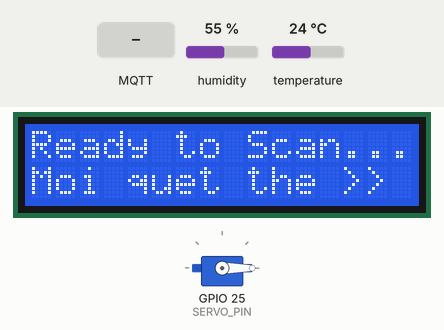
The sketch below on a simulated ESP32. Parts: 16×2 character LCD, servo. The inputs (shaded band) are chosen by the test bench; at power-on: humidity 55 %, temperature 24 °C. WiFi joins after 1.5 s; servers stay silent unless stated; the local clock reads 2024-03-15 10:24:30 at power-on unless the sketch sets it; random numbers use the default seed unless the sketch sets one; no MQTT or app messages arrive unless stated; web services answer with replies made up by the test bench; what the sketch prints to the serial monitor is not drawn.

Above: at 5.9 s.
6.0 s: MQTT message "open" arrives on the second subscribed topic
At 6.8 s:
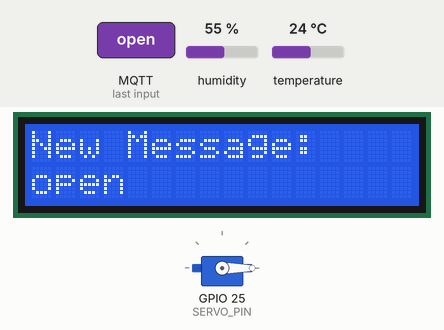
12.5 s: MQTT message "close" arrives on the second subscribed topic
At 13.9 s:
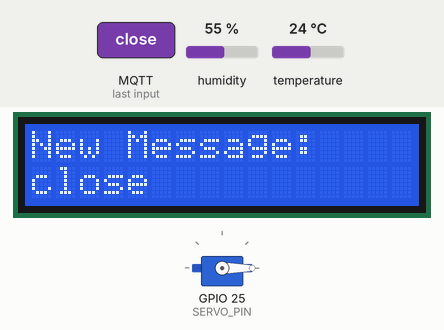
19.0 s: MQTT message "1" arrives on the second subscribed topic
At 19.7 s:
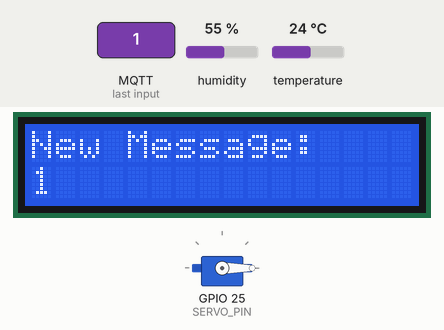
25.5 s: MQTT message "on" arrives on the second subscribed topic
At 26.5 s:
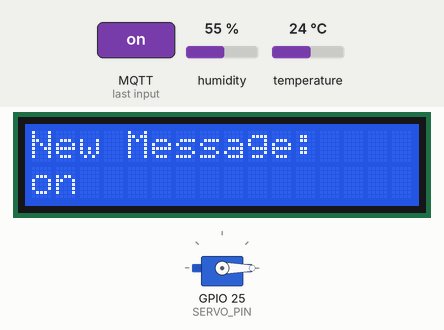
32.1 s: MQTT message "off" arrives on the second subscribed topic
At 32.5 s:
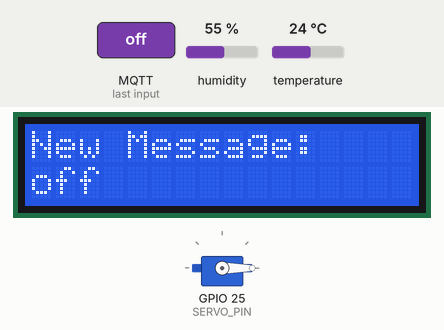
Timing chart, 0 to 35.1 s (numbered marks = the images above; inputs shaded):
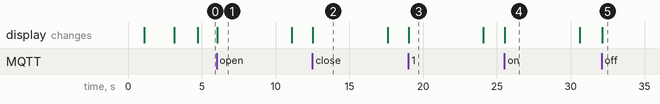

Measured:
- after the input at 6.0 s, the display: changes at once (image 1)
- after the input at 12.5 s, the display: changes at once (image 2)
- after the input at 19.0 s, the display: changes at once (image 3)
- after the input at 25.5 s, the display: changes at once (image 4)
- after the input at 32.1 s, the display: changes at once (image 5)
- what the display in image 1 shows lasts 5.1 s, from 6.0 s to 11.1 s

The sketch:

esp32.ino
```cpp
#include <WiFi.h>
#include <WiFiClientSecure.h>
#include <PubSubClient.h>
#include <ArduinoJson.h>
#include <time.h>

#include "wifi_setup.h"
#include "servo_setup.h"
#include "dht_setup.h"
#include "lcd_setup.h"   // NEW
#include "rfid_setup.h"  // NEW

// ===========================
// MQTT CONFIG (HiveMQ Cloud)
// ===========================
const char* MQTT_SERVER   = "0f9083f82a914f0dadbb8e63ead02e07.s1.eu.hivemq.cloud";
const int   MQTT_PORT     = 8883;
const char* MQTT_USER     = "pqminh";
const char* MQTT_PASS     = "pKH478Dyjpc6fW@";

// Servo topics
const char* SERVO_CMD_TOPIC    = "smart_greenhouse/door/cmd";
const char* SERVO_STATUS_TOPIC = "smart_greenhouse/door/status";

// DHT topic
const char* MQTT_TOPIC_DHT  = "sensors/temperature_humidity/readings";

// RFID topic (từ code bạn bạn)
const char* MQTT_TOPIC_RFID = "greenhouse/rfid/scan";

// LCD topic (nhận message hiển thị – giữ đúng tên code bạn)
const char* MQTT_TOPIC_LCD_MESSAGE = "greenhouse/lcd/message";

// ===========================
// MQTT CLIENT
// ===========================
WiFiClientSecure espClient;
PubSubClient mqttClient(espClient);

// Servo (from servo_setup.h)
DoorServo doorServo;

// LCD & RFID objects (dùng trong các header)
LiquidCrystal_I2C lcd(LCD_ADDR, LCD_COLS, LCD_ROWS);
MFRC522           rfid(RFID_SS_PIN, RFID_RST_PIN);

// ===========================
// MQTT CALLBACK
// ===========================
void mqttCallback(char* topic, byte* payload, unsigned int len) {
  String msg;
  for (int i = 0; i < (int)len; i++) {
    msg += (char)payload[i];
  }

  Serial.print("\n[MESSAGE] ");
  Serial.print(topic);
  Serial.print(": ");
  Serial.println(msg);

  // 1. Lệnh điều khiển cửa (JSON) cho servo
  if (String(topic) == SERVO_CMD_TOPIC) {
    StaticJsonDocument<128> doc;
    if (deserializeJson(doc, msg)) {
      Serial.println("JSON parse error");
      return;
    }

    String action = doc["action"] | "";
    action.toLowerCase();

    if (action == "open") {
      Serial.println(">> Command: OPEN");
      doorServo.openDoor();
      mqttClient.publish(SERVO_STATUS_TOPIC, "OPENED");
    } else if (action == "close") {
      Serial.println(">> Command: CLOSE");
      doorServo.closeDoor();
      mqttClient.publish(SERVO_STATUS_TOPIC, "CLOSED");
    } else {
      Serial.println("Unknown action");
    }
  }

  // 2. Tin nhắn hiển thị LCD từ Web
  if (String(topic) == MQTT_TOPIC_LCD_MESSAGE) {
    lcdShowMessageFromWeb(msg);   // logic hiển thị giống code bạn
  }
}

// ===========================
// MQTT RECONNECT
// ===========================
void mqttReconnect() {
  while (!mqttClient.connected()) {
    Serial.print("Connecting MQTT...");

    String clientId = "ESP-MAIN-" + String(random(0xffff), HEX);

    if (mqttClient.connect(clientId.c_str(), MQTT_USER, MQTT_PASS)) {
      Serial.println("connected!");
      // Subscribe servo
      mqttClient.subscribe(SERVO_CMD_TOPIC);
      Serial.print("Subscribed: ");
      Serial.println(SERVO_CMD_TOPIC);

      // Subscribe nhận message LCD
      mqttClient.subscribe(MQTT_TOPIC_LCD_MESSAGE);
      Serial.print("Subscribed: ");
      Serial.println(MQTT_TOPIC_LCD_MESSAGE);

    } else {
      Serial.print("fail rc=");
      Serial.print(mqttClient.state());
      Serial.println(" -> retry in 3s");
      delay(3000);
    }
  }
}

// ===========================
// SETUP
// ===========================
unsigned long lastSensor = 0;
const long SENSOR_INTERVAL = 5000; // 5s

void setup() {
  Serial.begin(115200);
  delay(1000);

  // 0. LCD
  lcdSetup();  // màn hình chào + backlight

  // 1. Servo
  doorServo.begin();
  Serial.println("Servo initialized (door CLOSED).");

  // 2. WiFi (WiFiManager trên sản phẩm thật)
  wifiSetup();

  // 3. NTP time (cho timestamp DHT)
  configTime(0, 0, "pool.ntp.org", "time.nist.gov");
  Serial.println("Waiting for NTP time sync...");
  while (time(nullptr) < 100000) {
    delay(200);
    Serial.print(".");
  }
  Serial.println("\nTime synced!");

  // 4. DHT
  dhtSetup();

  // 5. RFID
  rfidSetup();

  // 6. MQTT
  espClient.setInsecure();  // TLS nhưng bỏ kiểm tra cert cho tiện demo
  mqttClient.setServer(MQTT_SERVER, MQTT_PORT);
  mqttClient.setCallback(mqttCallback);

  // Màn hình chờ mặc định cho LCD
  lcdShowDefaultScreen();

  Serial.println("System ready (WiFi + MQTT + Servo + DHT + RFID + LCD).");
}

// ===========================
// LOOP
// ===========================
void loop() {
  if (!mqttClient.connected()) {
    mqttReconnect();
  }
  mqttClient.loop();

  unsigned long now = millis();

  // Publish DHT data every 5s
  if (now - lastSensor > SENSOR_INTERVAL) {
    lastSensor = now;
    publishDHT();
  }

  // Xử lý RFID liên tục (quét -> LCD -> MQTT)
  handleRFID();
}
```

dht_setup.h
```cpp
#pragma once

#include <DHT.h>
#include <ArduinoJson.h>
#include <time.h>
#include <PubSubClient.h>
#include <WiFi.h>

// DHT11: đấu DATA vào GPIO4, VCC 3.3V, GND
#define DHT_PIN   4
#define DHT_TYPE  DHT11

// Hai biến này được định nghĩa trong .ino
extern const char* MQTT_TOPIC_DHT;
extern PubSubClient mqttClient;

DHT dht(DHT_PIN, DHT_TYPE);

// ======================
// THINGSPEAK CONFIG
// ======================
const char* TS_HOST      = "api.thingspeak.com";
const int   TS_PORT      = 80;  // dùng HTTP, không cần SSL cho demo
const char* TS_WRITE_KEY = "UYDPTI3DGKAME2BD"; // <- sửa thành key của bạn

// Biến thời gian cho ThingSpeak
unsigned long lastThingSpeak = 0;
const unsigned long TS_INTERVAL = 20000; // 20s

WiFiClient tsClient;  // client thường để gửi HTTP request

void sendToThingSpeak(float t, float h) {
  unsigned long now = millis();
  if (now - lastThingSpeak < TS_INTERVAL) {
    return;  // chưa đến lúc gửi, tránh vượt rate limit
  }
  lastThingSpeak = now;

  if (WiFi.status() != WL_CONNECTED) {
    Serial.println("[TS] WiFi not connected, skip.");
    return;
  }

  if (!tsClient.connect(TS_HOST, TS_PORT)) {
    Serial.println("[TS] Connection failed");
    return;
  }

  // Chuẩn bị đường dẫn với API key & fields
  String url = "/update?api_key=";
  url += TS_WRITE_KEY;
  url += "&field1=";
  url += String(t, 2);
  url += "&field2=";
  url += String(h, 2);

  // Gửi HTTP GET
  String request =
    String("GET ") + url + " HTTP/1.1\r\n" +
    "Host: " + TS_HOST + "\r\n" +
    "Connection: close\r\n\r\n";

  tsClient.print(request);

  Serial.print("[TS] Request: ");
  Serial.println(url);

  // Đọc response (không bắt buộc, đọc sơ cho biết)
  while (tsClient.connected() || tsClient.available()) {
    if (tsClient.available()) {
      String line = tsClient.readStringUntil('\n');
      // Nếu muốn debug thì in line ra, còn không có thể bỏ
      // Serial.println(line);
    }
  }

  tsClient.stop();
  Serial.println("[TS] Done send.");
}

String sensor_getTimestamp() {
  struct tm timeinfo;
  if (!getLocalTime(&timeinfo)) {
    return "1970-01-01T00:00:00+00:00";
  }
  char buf[30];
  strftime(buf, sizeof(buf), "%Y-%m-%dT%H:%M:%S+00:00", &timeinfo);
  return String(buf);
}

void dhtSetup() {
  dht.begin();
  Serial.println("DHT11 initialized.");
}

void publishDHT() {
  float h = dht.readHumidity();
  float t = dht.readTemperature();

  if (isnan(h) || isnan(t)) {
    Serial.println("DHT read failed!");
    return;
  }

  JsonDocument doc;
  doc["temperature"] = t;
  doc["humidity"]    = h;
  doc["timestamp"]   = sensor_getTimestamp();

  char buf[256];
  serializeJson(doc, buf);

  mqttClient.publish(MQTT_TOPIC_DHT, buf);

  Serial.print("DHT Published: ");
  Serial.println(buf);

  sendToThingSpeak(t, h);
}
```

rfid_setup.h
```cpp
#pragma once
#include <Arduino.h>
#include <SPI.h>
#include <MFRC522.h>

// Chân RFID giống code bạn
#define RFID_SS_PIN  5   // SDA
#define RFID_RST_PIN 27  // RST

// Các đối tượng/biến toàn cục được tạo & định nghĩa ở esp32.ino
extern MFRC522 rfid;
extern PubSubClient mqttClient;
extern const char* MQTT_TOPIC_RFID;      // "greenhouse/rfid/scan"

// Các hàm LCD được định nghĩa trong lcd_setup.h
void lcdShowScanScreen(const String &uidRaw);
void lcdShowDefaultScreen();

// Khởi tạo SPI + RC522
inline void rfidSetup() {
  SPI.begin();                 // VSPI mặc định: SCK=18, MISO=19, MOSI=23
  rfid.PCD_Init();
  rfid.PCD_SetAntennaGain(rfid.RxGain_max);

  // Có thể in version để debug nếu cần
  byte v = rfid.PCD_ReadRegister(MFRC522::VersionReg);
  Serial.print("RC522 VersionReg = 0x");
  Serial.println(v, HEX);
}

// Xử lý quét RFID + publish MQTT (logic sửa lại giống hardware simulator)
// Không tự ý update LCD, không delay
inline void handleRFID() {
  // 1. Kiểm tra có thẻ mới không
  if (!rfid.PICC_IsNewCardPresent()) return;
  if (!rfid.PICC_ReadCardSerial())   return;

  // 2. Lấy UID dạng hex liền (KHÔNG có khoảng trắng, giống code bạn)
  String uidRaw = "";
  for (byte i = 0; i < rfid.uid.size; i++) {
    uidRaw += String(rfid.uid.uidByte[i] < 0x10 ? "0" : "");
    uidRaw += String(rfid.uid.uidByte[i], HEX);
  }
  uidRaw.toUpperCase();

  Serial.print("[RFID] UID = ");
  Serial.println(uidRaw);

  // 3. Gửi JSON lên MQTT topic_scan (giữ đúng payload cũ)
  String payload = "{\"uid\": \"" + uidRaw +
                   "\", \"status\": \"Scan & Capture\"}";
  mqttClient.publish(MQTT_TOPIC_RFID, payload.c_str());
  Serial.print("Publish to ");
  Serial.print(MQTT_TOPIC_RFID);
  Serial.print(": ");
  Serial.println(payload);

  // 4. Dừng giao tiếp với thẻ
  rfid.PICC_HaltA();
  rfid.PCD_StopCrypto1();

  // Xóa delay(3000) và lcdShowDefaultScreen để tránh chặn luồng
}
```

servo_setup.h
```cpp
#pragma once
#include <ESP32Servo.h>

// CHÂN SERVO: bạn đấu dây tín hiệu servo vào GPIO25 của NodeMCU
#define SERVO_PIN         25
#define SERVO_OPEN_ANGLE  90
#define SERVO_CLOSE_ANGLE 0

class DoorServo {
public:
  void begin() {
    servo.attach(SERVO_PIN);
    closeDoor();   // mặc định đóng cửa
  }

  void openDoor() {
    servo.write(SERVO_OPEN_ANGLE);
    is_open = true;
  }

  void closeDoor() {
    servo.write(SERVO_CLOSE_ANGLE);
    is_open = false;
  }

  void toggleDoor() {
    if (is_open) closeDoor();
    else openDoor();
  }

  bool isOpen() const { return is_open; }

private:
  Servo servo;
  bool  is_open = false;
};

// Khai báo extern – định nghĩa thật nằm trong .ino
extern DoorServo doorServo;
```

wifi_setup.h
```cpp
#ifndef WIFI_H
#define WIFI_H

#include <WiFi.h>
#include <WiFiManager.h>   // Thư viện WiFiManager (tzapu)

// Thời gian timeout portal cấu hình (giây)
#define CONFIG_TIMEOUT 180

void wifiSetup()
{
    const char *apName     = "SmartGreenhouse-Setup";
    const char *apPassword = "12345678";

    WiFiManager wifiManager;

    Serial.println("\n=== SMART GREENHOUSE KHỞI ĐỘNG ===");
    Serial.println("Phiên bản: 1.0");
    Serial.println("Nhóm: IoT-Group08");

    // Khi chạy sản phẩm thật, NÊN comment dòng này lại sau khi đã cấu hình WiFi ổn định
    wifiManager.resetSettings();

    wifiManager.setConfigPortalTimeout(CONFIG_TIMEOUT);

    // ======= Giao diện portal (giữ style giống repo) =======
    wifiManager.setCustomHeadElement(R"rawliteral(
  <style>
    body {
      background: linear-gradient(135deg, #74ebd5 0%, #9face6 100%);
      font-family: 'Segoe UI', Tahoma, sans-serif;
      color: #333;
      text-align: center;
      padding: 20px;
      margin: 0;
      min-height: 100vh;
      display: flex;
      flex-direction: column;
      justify-content: center;
    }
    .container {
      max-width: 450px;
      margin: 0 auto;
    }
    h1 {
      color: #2c3e50;
      font-size: 32px;
      margin-bottom: 10px;
      text-shadow: 0 2px 4px rgba(0,0,0,0.1);
    }
    .info {
      font-size: 16px;
      color: #555;
      margin-bottom: 25px;
      line-height: 1.5;
    }
    .version {
      font-size: 12px;
      color: #777;
      margin-bottom: 20px;
    }
    form {
      background: rgba(255,255,255,0.95);
      backdrop-filter: blur(10px);
      padding: 30px;
      border-radius: 20px;
      box-shadow: 0 15px 35px rgba(0,0,0,0.1);
      border: 1px solid rgba(255,255,255,0.2);
    }
    label {
      display: block;
      text-align: left;
      font-weight: 600;
      margin-bottom: 5px;
      color: #2c3e50;
    }
    input[type='text'], input[type='password'] {
      width: calc(100% - 20px);
      padding: 12px 10px;
      margin-bottom: 20px;
      border: 2px solid #e0e0e0;
      border-radius: 10px;
      font-size: 14px;
      transition: border-color 0.3s ease;
    }
    input[type='text']:focus, input[type='password']:focus {
      outline: none;
      border-color: #3498db;
      box-shadow: 0 0 10px rgba(52, 152, 219, 0.2);
    }
    input[type='submit'] {
      background: linear-gradient(135deg, #3498db, #2980b9);
      color: white;
      border: none;
      padding: 12px 30px;
      border-radius: 10px;
      cursor: pointer;
      font-size: 16px;
      font-weight: 600;
      width: 100%;
      transition: transform 0.2s ease;
    }
    input[type='submit']:hover {
      transform: translateY(-2px);
      box-shadow: 0 5px 15px rgba(52, 152, 219, 0.4);
    }
    .footer {
      margin-top: 20px;
      font-size: 12px;
      color: #666;
    }
    @media (max-width: 480px) {
      body { padding: 10px; }
      h1 { font-size: 24px; }
      form { padding: 20px; }
    }
  </style>
  <meta name="viewport" content="width=device-width, initial-scale=1.0">
  <div class="container">
    <h1>🌿 Smart Greenhouse</h1>
    <p class="version">IoT-Group08 | Version 1.0</p>
    <p class="info">
      Vui lòng kết nối WiFi cho hệ thống nhà kính thông minh.<br>
      Thiết bị sẽ tự động khởi động lại sau khi kết nối thành công.
    </p>
  </div>
  )rawliteral");

    wifiManager.setCustomMenuHTML(R"rawliteral(
    <div class="footer">
      <p>💡 Mẹo: Hãy chắc chắn rằng mật khẩu WiFi chính xác</p>
      <p>🔧 Cần hỗ trợ? Liên hệ nhóm IoT-Group08</p>
    </div>
  )rawliteral");

    // Callback khi ESP32 vào chế độ AP cấu hình WiFi
    wifiManager.setAPCallback([](WiFiManager *myWiFiManager)
    {
        Serial.println("\n=== CHẾ ĐỘ CẤU HÌNH WIFI (AP MODE) ===");
        Serial.print("Tên WiFi AP (SSID): ");
        Serial.println(myWiFiManager->getConfigPortalSSID());
        Serial.println("Mật khẩu AP: 12345678");
        Serial.print("Địa chỉ web cấu hình: http://");
        Serial.println(WiFi.softAPIP());
        Serial.println("=======================================");
    });

    wifiManager.setSaveConfigCallback([](){
        Serial.println("Cấu hình WiFi đã được lưu vào flash!");
    });

    Serial.println("Đang thử kết nối WiFi đã lưu...");

    if (!wifiManager.autoConnect(apName, apPassword))
    {
        Serial.println("Timeout trong chế độ cấu hình WiFi.");
        Serial.println("Khởi động lại thiết bị...");
        delay(3000);
        ESP.restart();
    }

    Serial.println("\n=============================================");
    Serial.println("ĐÃ KẾT NỐI WIFI THÀNH CÔNG!");
    Serial.print("Tên WiFi (SSID): ");
    Serial.println(WiFi.SSID());
    Serial.print("IP ESP32: ");
    Serial.println(WiFi.localIP());
    Serial.print("Cường độ tín hiệu: ");
    Serial.print(WiFi.RSSI());
    Serial.println(" dBm");
    Serial.print("MAC address: ");
    Serial.println(WiFi.macAddress());
    Serial.println("=============================================");
}

#endif
```

lcd_setup.h
```cpp
#pragma once
#include <Arduino.h>
#include <LiquidCrystal_I2C.h>

// Địa chỉ & kích thước LCD giống code bạn: 0x27, 16x2
#define LCD_ADDR 0x27
#define LCD_COLS 16
#define LCD_ROWS 2

// Đối tượng LCD sẽ được tạo thật trong esp32.ino
extern LiquidCrystal_I2C lcd;

// Khởi động LCD + màn hình chào (giữ đúng text + delay như code bạn)
inline void lcdSetup() {
  lcd.init();
  lcd.backlight();

  // Màn hình chào khi khởi động
  lcd.setCursor(0, 0); lcd.print("   XIN CHAO!   ");
  lcd.setCursor(0, 1); lcd.print("Smart GreenHouse");
  delay(2000); // Giữ màn hình chào 2 giây
  lcd.clear();
  lcd.setCursor(0, 0); lcd.print("Ket noi Wifi...");
}

// Màn hình chờ mặc định: "Ready to Scan..."
inline void lcdShowDefaultScreen() {
  lcd.clear();
  lcd.setCursor(0, 0); lcd.print("Ready to Scan...");
  lcd.setCursor(0, 1); lcd.print("Moi quet the >>");
}

// Khi vừa quét thẻ: hiện UID + "Dang chup anh..."
inline void lcdShowScanScreen(const String &uidRaw) {
  lcd.clear();
  lcd.setCursor(0, 0);
  lcd.print("ID: " + uidRaw);
  lcd.setCursor(0, 1);
  lcd.print("Dang chup anh...");
}

// Xử lý hiển thị message từ Web (MQTT) – giữ đúng logic cũ
inline void lcdShowMessageFromWeb(const String &message) {
  lcd.clear();
  lcd.setCursor(0, 0); lcd.print("New Message:");

  lcd.setCursor(0, 1);
  if (message.length() > 16) {
    lcd.print(message.substring(0, 16)); // cắt 16 ký tự đầu như code bạn
  } else {
    lcd.print(message);
  }

  // Giữ tin nhắn 5s rồi quay lại màn hình chờ
  delay(5000);
  lcdShowDefaultScreen();
}
```
